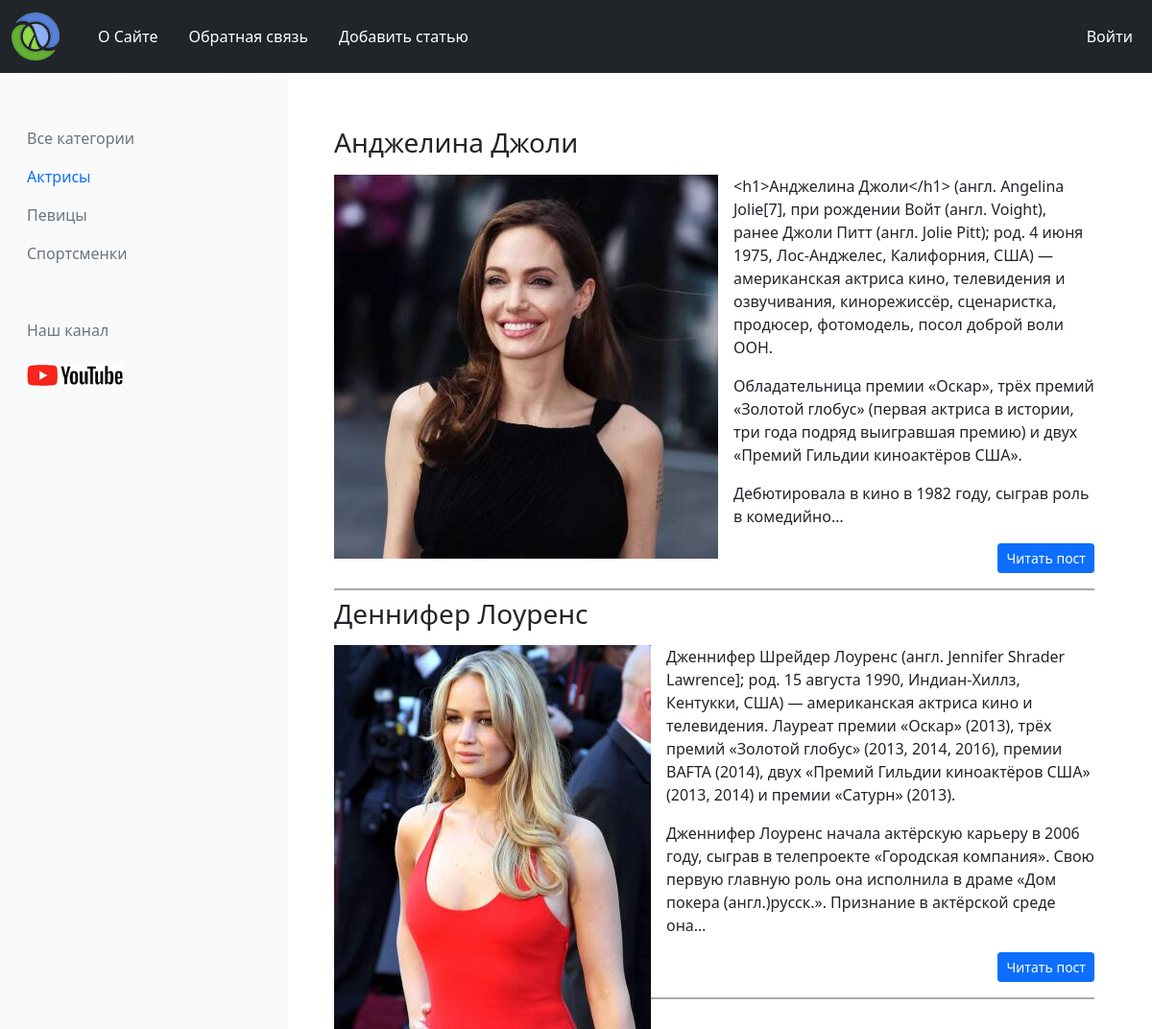
The page /category/1 on the database as committed earlier.
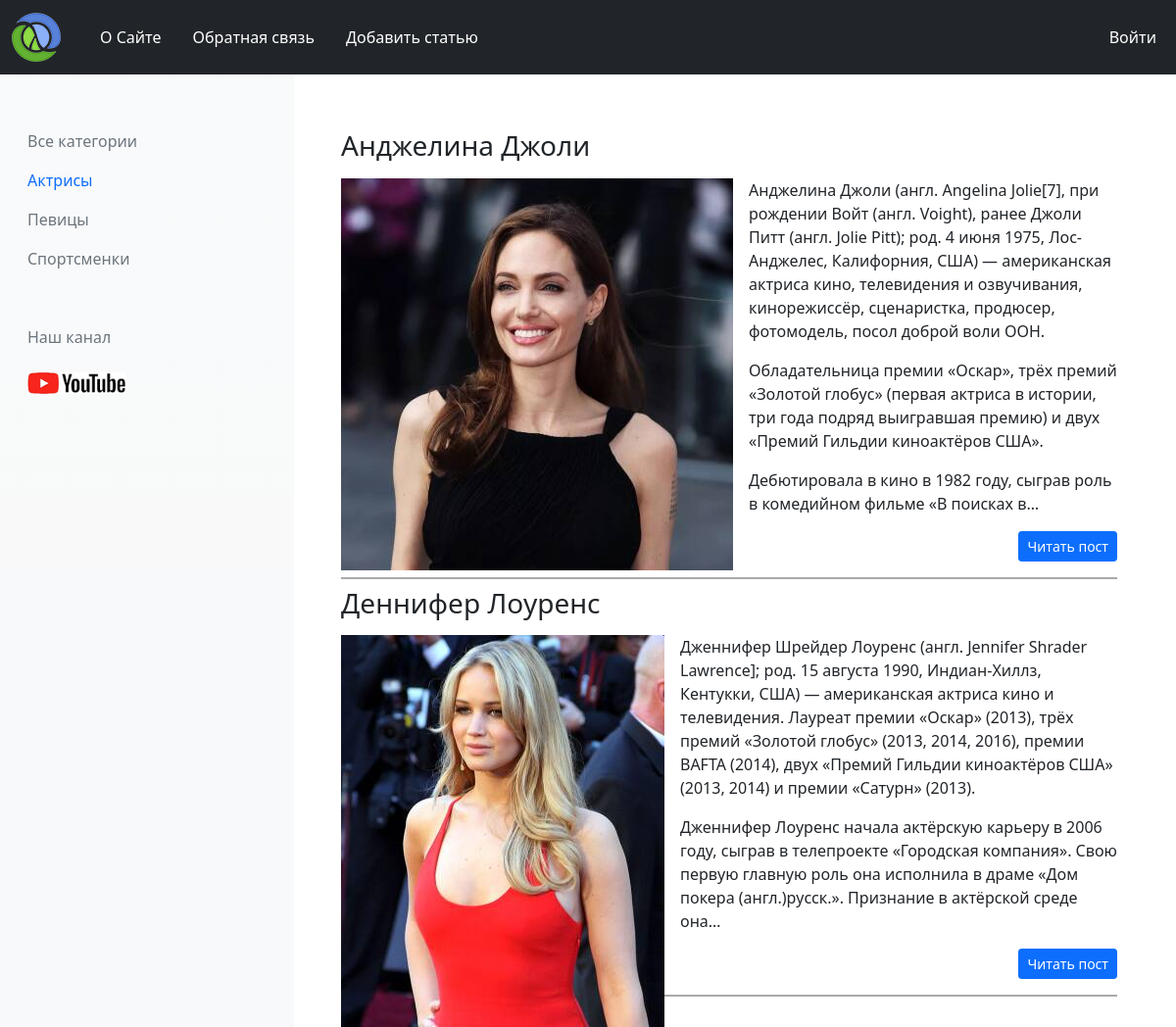
The same page on the database as committed later.
### deflor/models.py (models this page shows, shortened)
class Women(models.Model):
    title = models.CharField(max_length=255, verbose_name="Заголовок")
    slug = models.SlugField(max_length=100, db_index=True, unique=True, null=True, verbose_name="URL")
    content = models.TextField(blank=True, verbose_name="Контент")
    photo = models.ImageField(upload_to="photos/%Y/%m/%d/", verbose_name="Фото")
    time_create = models.DateTimeField(auto_now_add=True, verbose_name="Время создания")
    time_update = models.DateTimeField(auto_now=True, verbose_name="Время изменения")
    is_published = models.BooleanField(default=True, verbose_name="Опубликован")
    cat = models.ForeignKey('Category', on_delete=models.PROTECT, null=True, verbose_name="Категория")
    def get_absolute_url(self):
        return reverse("show", kwargs={'post_number': self.pk})
    class Meta:
        verbose_name = "Известные женщины"
        verbose_name_plural = "Известные женщины"

### deflor/views.py (the view)
# urls.py: path('category/<int:cat_number>', show_category, name="category"),
def show_category(request, cat_number):
    women = Women.objects.filter(cat_id=cat_number)
    category = Category.objects.all()
    if len(women) == 0:
        raise Http404()
    cat_select = women[0].cat_id
    context = {
        'menu': menu,
        'womens': women,
        'category': category,
        'cat_select': cat_select
    }
    return render(request, "deflor/category.html", context=context)

### deflor/templates/deflor/category.html (shortened to what this page needs)
{% extends "deflor/base.html" %}
{% load thumbnail %}
{% block content %}
{% for women in womens %}
<div class="row">
    <div class="col ps-5">
        <div class="content_text pb-3 me-5">
            <h3 class="pb-2 pt-2"> {{ women.title }}</h3>
            <div class="float-start pe-3">
                {% thumbnail women.photo "200x200" crop="center" as im %}
                <img src="{{ im.url }}">
                {% endthumbnail %}
            </div>
            {{ women.content|linebreaks|truncatechars:550 }}
            <div class="d-flex justify-content-end">
                <a href="{{ women.get_absolute_url }}" class="btn btn-primary btn-sm" type="button">Читать пост</a>
            </div>
        </div>
    </div>
</div>
{% endfor %}
{% endblock content %}

Rows that differ between the two databases and show on the page:
changed Women "Анджелина Джоли": content "<h1>Анджелина Джоли</h1> (англ. Angelina Jolie[7], при рождении Войт (англ. Voight), ранее Джоли Питт (англ. Jolie Pitt); род. 4 июня 1975, Лос-Анджелес, Калифорния, США) — американская актриса кино, телевидения и озвучивания, кинорежиссёр, сценаристка, продюсер, фотомодель, посол доброй воли ООН. Обладательница премии «Оскар», трёх премий «Золотой глобус» (первая актриса в истории, три года подряд выигравшая премию) и двух «Премий Гильдии киноактёров США». Дебютировала в кино в 1982 году, сыграв роль в комедийно…" → "Анджелина Джоли (англ. Angelina Jolie[7], при рождении Войт (англ. Voight), ранее Джоли Питт (англ. Jolie Pitt); род. 4 июня 1975, Лос-Анджелес, Калифорния, США) — американская актриса кино, телевидения и озвучивания, кинорежиссёр, сценаристка, продюсер, фотомодель, посол доброй воли ООН. Обладательница премии «Оскар», трёх премий «Золотой глобус» (первая актриса в истории, три года подряд выигравшая премию) и двух «Премий Гильдии киноактёров США». Дебютировала в кино в 1982 году, сыграв роль в комедийном фильме «В поисках в…"
